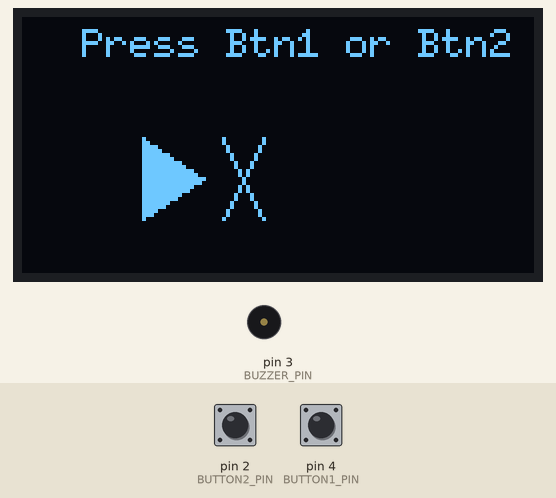
Recording of a sketch running on a simulated Arduino Uno, built with avr-gcc and run on an emulated ATmega328P. On the bench: 128×64 one-colour display, buzzer (waves = sounding, pin HIGH). The test bench sets the inputs (shaded band); at power-on: pin 2 (BUTTON2_PIN) LOW, pin 4 (BUTTON1_PIN) LOW.

Above: at 2.3 s.
2.4 s: pin 2 (BUTTON2_PIN) pulled HIGH for 0.3 s
At 3.29 s:
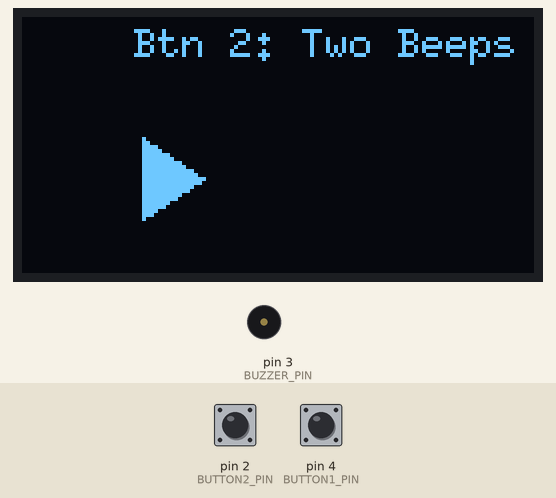
4.9 s: pin 4 (BUTTON1_PIN) pulled HIGH for 3.2 s
At 6.81 s:
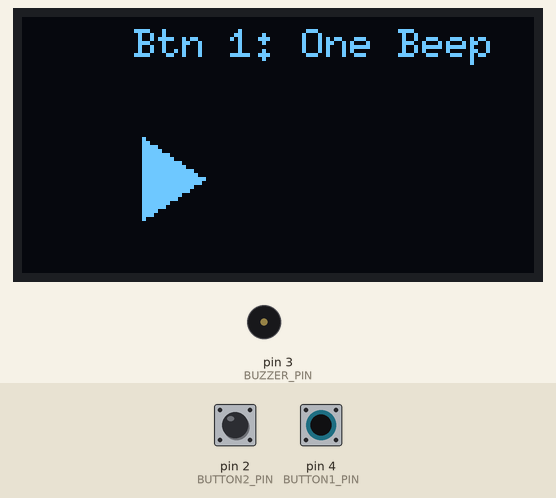
9.6 s: pin 4 (BUTTON1_PIN) pulled HIGH for 0.3 s
At 10.61 s:
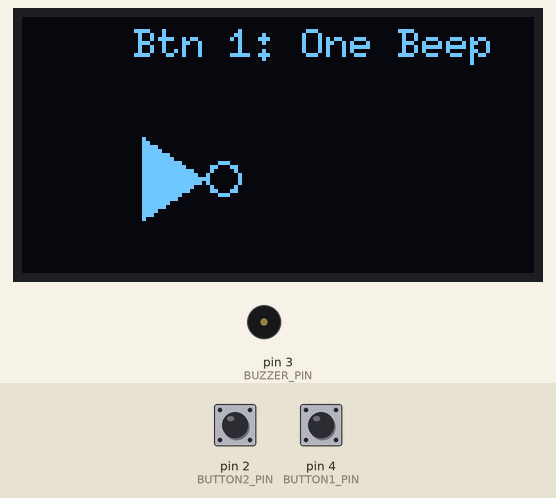
12.2 s: pin 4 (BUTTON1_PIN) pulled HIGH for 1 s
At 13.45 s:
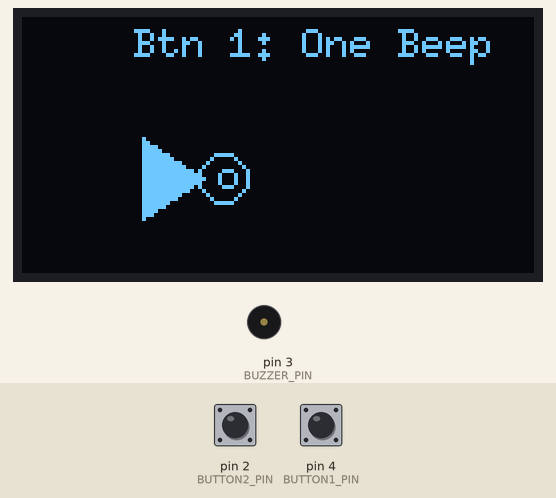
Timing chart, 0 to 15.2 s (numbered marks = the images above; inputs shaded):
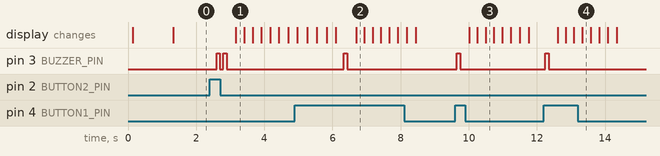

Measured:
- after the input at 2.4 s, pin 3 (BUZZER_PIN): alternates HIGH for 0.10 s and LOW for 0.10 s, 4 changes in all, then stays LOW, starting after 0.20 s; the display: changes after 0.77 s (image 1)
- after the input at 4.9 s, pin 3 (BUZZER_PIN): LOW → HIGH after 1.4 s, → LOW 0.10 s later; the display: first differs from a run without the input after 1.8 s (image 2)
- after the input at 9.6 s, pin 3 (BUZZER_PIN): LOW → HIGH after 0.05 s, → LOW 0.10 s later; the display: first changes after 0.42 s (image 3 shows a later state)
- after the input at 12.2 s, pin 3 (BUZZER_PIN): LOW → HIGH at once, → LOW 0.10 s later; the display: first changes after 0.41 s (image 4 shows a later state)

The sketch:

03_buzzer_animation.ino
```cpp
// (licence header left out)
#include <U8glib.h>   // Include U8glib library for SH1106 OLED

// ---------------------------
// Pin Definitions
// ---------------------------
#define BUTTON1_PIN 4   // Button 1 (triggers 1 beep)
#define BUTTON2_PIN 2   // Button 2 (triggers 2 beeps)
#define BUZZER_PIN 3    // Buzzer output (via transistor base)

// ---------------------------
// OLED Display Object
// ---------------------------
U8GLIB_SH1106_128X64 u8g(U8G_I2C_OPT_NONE);

// ---------------------------
// Debounce Variables
// ---------------------------
unsigned long lastDebounceTime1 = 0;
unsigned long lastDebounceTime2 = 0;
unsigned long debounceDelay = 200;  // 200 ms debounce time

bool lastButton1State = LOW;
bool lastButton2State = LOW;

// ---------------------------
// setup() — Initialize pins and startup display
// ---------------------------
void setup() {
  pinMode(BUTTON1_PIN, INPUT);
  pinMode(BUTTON2_PIN, INPUT);
  pinMode(BUZZER_PIN, OUTPUT);
  digitalWrite(BUZZER_PIN, LOW); // Ensure buzzer is off

  // Display startup splash
  u8g.firstPage();
  do {
    u8g.setFont(u8g_font_6x13B);
    u8g.drawStr(25, 30, "Buzzer Test Ready");
  } while (u8g.nextPage());
  delay(1000);
}

// ---------------------------
// loop() — Continuously monitor button input
// ---------------------------
void loop() {
  handleButtons();   // Detect and process button presses
  drawIdleScreen();  // Default screen when idle
  delay(50);
}

// ---------------------------
// handleButtons() — Debounced button press detection
// ---------------------------
void handleButtons() {
  bool reading1 = digitalRead(BUTTON1_PIN);
  bool reading2 = digitalRead(BUTTON2_PIN);
  unsigned long now = millis();

  // Button 1 → One beep and short animation
  if (reading1 != lastButton1State && (now - lastDebounceTime1) > debounceDelay) {
    lastDebounceTime1 = now;
    if (reading1 == HIGH) {
      beep(1);
      animateWaves(1);
    }
  }
  lastButton1State = reading1;

  // Button 2 → Two beeps and extended animation
  if (reading2 != lastButton2State && (now - lastDebounceTime2) > debounceDelay) {
    lastDebounceTime2 = now;
    if (reading2 == HIGH) {
      beep(2);
      animateWaves(2);
    }
  }
  lastButton2State = reading2;
}

// ---------------------------
// beep(count) — generate tone using NPN transistor
// ---------------------------
void beep(int count) {
  for (int i = 0; i < count; i++) {
    digitalWrite(BUZZER_PIN, HIGH);
    delay(100);
    digitalWrite(BUZZER_PIN, LOW);
    delay(100);
  }
}

// ---------------------------
// drawIdleScreen() — display mute speaker when no button is pressed
// ---------------------------
void drawIdleScreen() {
  u8g.firstPage();
  do {
    u8g.setFont(u8g_font_6x10);
    u8g.drawStr(15, 10, "Press Btn1 or Btn2");

    // Speaker body
    u8g.drawTriangle(30, 30, 30, 50, 45, 40);

    // Muted “X” over the speaker
    u8g.drawLine(50, 30, 60, 50);
    u8g.drawLine(50, 50, 60, 30);
  } while (u8g.nextPage());
}

// ---------------------------
// animateWaves(type) — Display animated expanding sound waves
// ---------------------------
void animateWaves(int type) {
  // Determine animation duration and number of frames
  int waveCount = (type == 1) ? 2 : 3;     // Fewer waves for Button 1
  int maxRadius = (type == 1) ? 12 : 20;   // Expand farther for Button 2

  // Run animation loop
  for (int r = 0; r <= maxRadius; r += 2) { // Increment radius for smooth motion
    u8g.firstPage();
    do {
      u8g.setFont(u8g_font_6x10);

      // Display label for which button was pressed
      if (type == 1)
        u8g.drawStr(28, 10, "Btn 1: One Beep");
      else
        u8g.drawStr(28, 10, "Btn 2: Two Beeps");

      // Draw the speaker body (fixed)
      u8g.drawTriangle(30, 30, 30, 50, 45, 40);

      // Draw expanding waves: each wave spaced evenly
      for (int i = 0; i < waveCount; i++) {
        int offset = i * 4; // Space between waves
        int radius = r - offset;
        if (radius > 0) {
          u8g.drawCircle(50 + i, 40, radius); // Slight offset for realism
        }
      }

    } while (u8g.nextPage());

    delay(70); // Controls animation speed
  }

  // After animation ends, return to idle
  drawIdleScreen();
}
```
